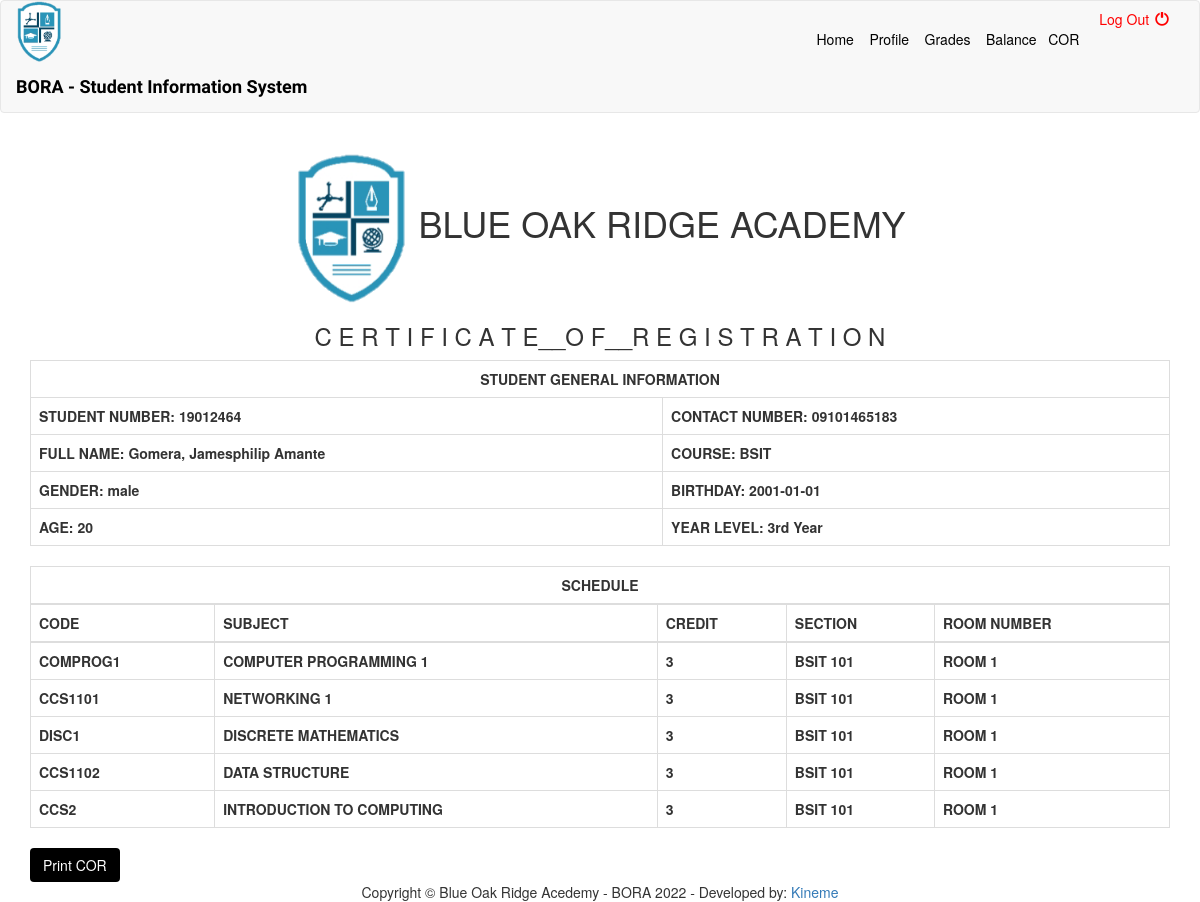
/student/cor.php (signed in), run on the app's committed database.
### tables this page shows
CREATE TABLE `student_tbl` (
  `id` int(100) UNSIGNED NOT NULL,
  `student_number` int(50) NOT NULL,
  `password` varchar(100) NOT NULL,
  `firstname` varchar(255) NOT NULL,
  `middlename` varchar(255) NOT NULL,
  `lastname` varchar(255) NOT NULL,
  `course` varchar(20) NOT NULL,
  `yearlevel` varchar(100) NOT NULL,
  `sec_id` int(11) NOT NULL,
  `subject_id` int(11) NOT NULL,
  `gender` varchar(10) NOT NULL,
  `age` int(3) NOT NULL,
  `birthday` date NOT NULL,
  `email` varchar(100) NOT NULL,
  `contact_number` varchar(20) NOT NULL,
  `status` varchar(10) NOT NULL,
  `type` varchar(20) NOT NULL,
  `date` timestamp NOT NULL DEFAULT CURRENT_TIMESTAMP
);

CREATE TABLE `section_tbl` (
  `sec_id` int(20) UNSIGNED NOT NULL,
  `section_name` varchar(100) NOT NULL,
  `room_number` varchar(100) NOT NULL,
  `date_added` datetime NOT NULL DEFAULT CURRENT_TIMESTAMP
);

CREATE TABLE `subject_tbl` (
  `subject_id` int(20) NOT NULL,
  `subject_code` varchar(255) NOT NULL,
  `subject_name` varchar(255) NOT NULL,
  `credit` int(20) NOT NULL,
  `date_added` datetime NOT NULL DEFAULT CURRENT_TIMESTAMP
);

### student/cor.php (the view, shortened to what this page needs)
<?php
  include 'connection.php';
  if(isset($_SESSION['student_number'], $_SESSION['password'])) {
?>
<!DOCTYPE html>
<html>
  <head>
    <link href="assets/css/bootstrap.min.css" rel="stylesheet">
	  <link href="assets/css/main.css" rel="stylesheet">
  </head>
  <body>
    <?php include 'header.php'; ?>
  <div class="container">
       <h1 style="text-align: center;  ">      <img width="10%" src="img/logo.png" alt="BORA Logo">     BLUE OAK RIDGE ACADEMY </h1>
      <h3 class="text text-center">      C E R T I F I C A T E__O F__R E G I S T R A T I O N</h3>
      <table class="table table-bordered" id="dataTable" width="100%" cellspacing="0" style="border: 1px solid black;">
        <tr>
          <th colspan="12" style="text-align: center;">STUDENT GENERAL INFORMATION </th>
        </tr>
    <?php
    $query = "SELECT * FROM student_tbl WHERE student_number = '".$_SESSION['student_number']."'";
        if($result = mysqli_query($con, $query)) {
          $row = mysqli_fetch_assoc($result);
    ?>
        <tr>
          <th>STUDENT NUMBER: <?php echo $row['student_number'];?></th>
          <th>CONTACT NUMBER:  <?php echo $row['contact_number'];?></th>
        </tr>
        <tr>
<th>FULL NAME:  <?php echo $row['lastname'],", ", $row['firstname']," " ,$row['middlename'];?></th>
          <th>COURSE:  <?php echo $row['course'];?></th>
        </tr>
        <tr>
          <th>GENDER:  <?php echo $row['gender'];?></th>
          <th>BIRTHDAY:  <?php echo $row['birthday'];?></th>
        </tr>
        <tr>
          <th>AGE:  <?php echo $row['age'];?></th>
          <th>YEAR LEVEL:  <?php echo $row['yearlevel'];?></th>
        </tr>
      <?php
        }
      ?>
      </table>
    <table class="table table-bordered" id="dataTable" width="100%" cellspacing="0">
      <thead>
        <tr>
        <th colspan="12" style="text-align: center;">SCHEDULE</th>
        </tr>
        <tr>
          <th>CODE</th>
          <th>SUBJECT</th>
          <th>CREDIT</th>
          <th>SECTION</th>
          <th>ROOM NUMBER</th>
        </tr>
      </thead>
      <tbody>
        <?php
$query = "SELECT s.*,c.*,b.*,a.* FROM section_tbl c, subject_tbl b, assign_tbl a, student_tbl s WHERE c.sec_id = a.section_id AND b.subject_id = a.subject_id AND s.id = a.student_id AND student_number = '".$_SESSION['student_number']."'";
      $result = mysqli_query($con, $query);
      if(mysqli_num_rows($result))
      {
        while($row = mysqli_fetch_assoc($result))
        {
?>
        <tr>
          <th><?php echo $row['subject_code'];?></th>
          <th><?php echo $row['subject_name'];?></th>
          <th><?php echo $row['credit'];?></th>
          <th> <?php echo $row['section_name'];?></th>
          <th> <?php echo $row['room_number'];?></th>
        </tr>
        <?php
        }
      }
        ?>
      </tbody>
    </table>
    <input type="button" class="btn" style="background: black; color: white;" onclick="window.print()" value="Print COR"></button>
   </div>
	 <?php include "footer.php";?>
  </body>
</html>
<?php
  } else {
    header("location:index.php");
    exit;
  }
?>

### student/header.php (shortened to what this page needs)
<nav class="navbar navbar-expand-lg navbar-default bg-default">
  <div class="container-fluid" >
    <div class="navbar-header">
      <div class="sidebar-brand-icon">
                  <img src="img/logo.png" alt="BORA LOGO" width="15%" class="img-responsive" />
      </div>
      <a class="navbar-brand" href="StudenHome.php" style="font-weight: 900; font-family: 'Koulen', cursive; color: black; ">BORA - Student Information System</a>
    </div>
    <div class="collapse navbar-collapse" id="bs-example-navbar-collapse-1">
    <?php
      if(isset($_SESSION['student_number'], $_SESSION['password'])) {
    ?>
      <form class="navbar-form navbar-right" action="searchresults.php" method="GET">
          <ul class="navbar-nav me-auto mb-3 mb-lg-0" id="links">
            <li class="nav-item"><a class="nav-link active" aria-current="page" href="StudentHome.php" style="color: black; ">Home</a></li>
            <li class="nav-item"><a class="nav-link" href="profile.php" style="color: black; ">&nbsp; &nbsp; Profile</a></li>
            <li class="nav-item"><a  class="nav-link" href="grade.php" style="color: black; ">&nbsp; &nbsp; Grades</a></li>
            <li class="nav-item"><a   class="nav-link" href="balance.php" style="color: black; ">&nbsp; &nbsp; Balance</a></li>
            <li class="nav-item"><a   class="nav-link" href="cor.php" style="color: black; ">&nbsp;&nbsp;  COR</a></li>
          </ul>
        <a href="logout.php" style="color: red; ">Log Out <span class="glyphicon glyphicon-off" aria-hidden="true"></span></a>
      </form>
      <?php
        } else {
          echo "<span class='not-logged'>Not logged in.</span>";
        }
      ?>
    </div>
  </div>
</nav>

### student/footer.php (shortened to what this page needs)
<footer class="sticky-footer bg-white">
              <div class="container my-auto">
                  <div class="copyright text-center my-auto">
                      <span>Copyright &copy; Blue Oak Ridge Acedemy - BORA 2022 - Developed by: <a href="mailto:jpgomera19@gmail.com">Kineme</a></span>
                  </div>
              </div>
          </footer>

### student/assets/css/main.css (style rules this page uses)
html, body { height: 100%; width: 100%; }
ul { list-style: none; margin: 0; padding: 0; }
.navbar .glyphicon { margin-left: 2px; }
#links { padding: 2rem; }

### data on the page
student_tbl: student_number "19012464", contact_number "09101465183", lastname "Gomera", firstname "Jamesphilip", middlename "Amante", course "BSIT", gender "male", birthday "2001-01-01", age "20", yearlevel "3rd Year"
section_tbl: subject_tbl.subject_code "COMPROG1", subject_tbl.subject_name "COMPUTER PROGRAMMING 1", subject_tbl.credit "3", section_name "BSIT 101", room_number "ROOM 1", subject_tbl.subject_code "CCS1101", subject_tbl.subject_name "NETWORKING 1", subject_tbl.subject_code "DISC1", subject_tbl.subject_name "DISCRETE MATHEMATICS", subject_tbl.subject_code "CCS1102", subject_tbl.subject_name "DATA STRUCTURE", subject_tbl.subject_code "CCS2", subject_tbl.subject_name "INTRODUCTION TO COMPUTING"
